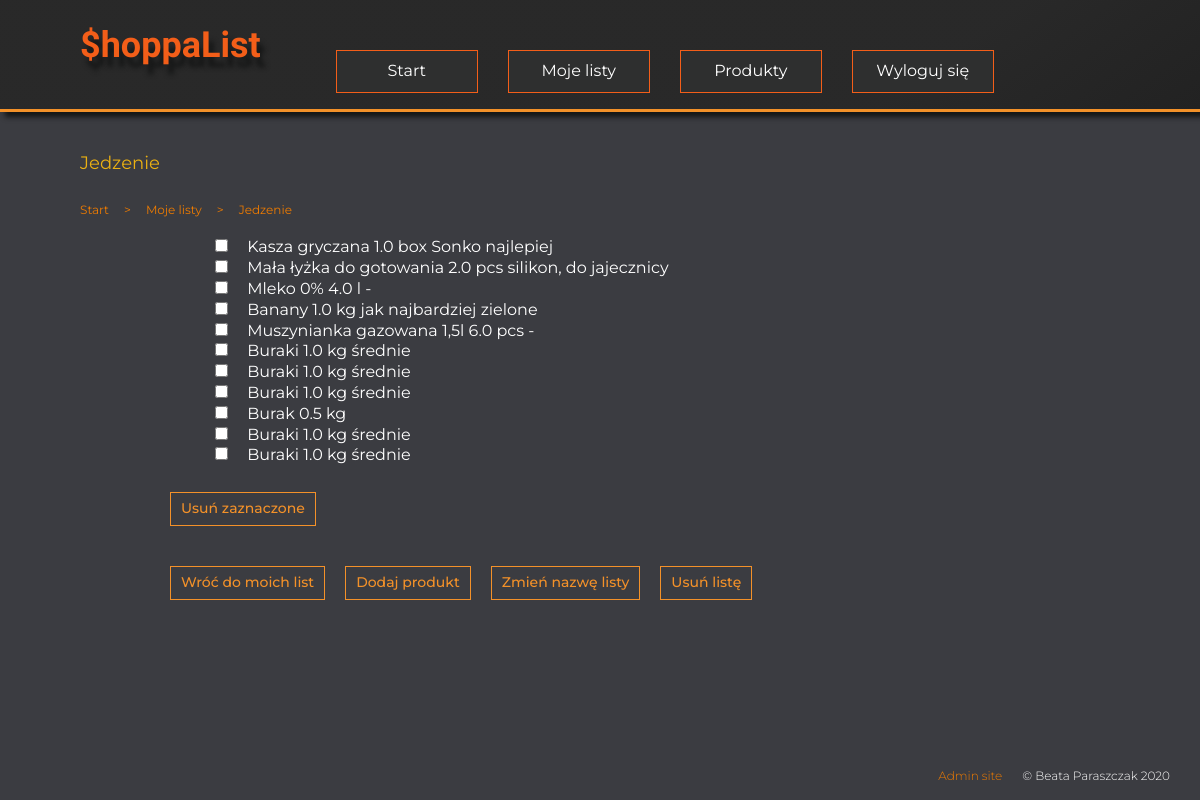
Page /categories/2/ (signed in) on the earlier database version.
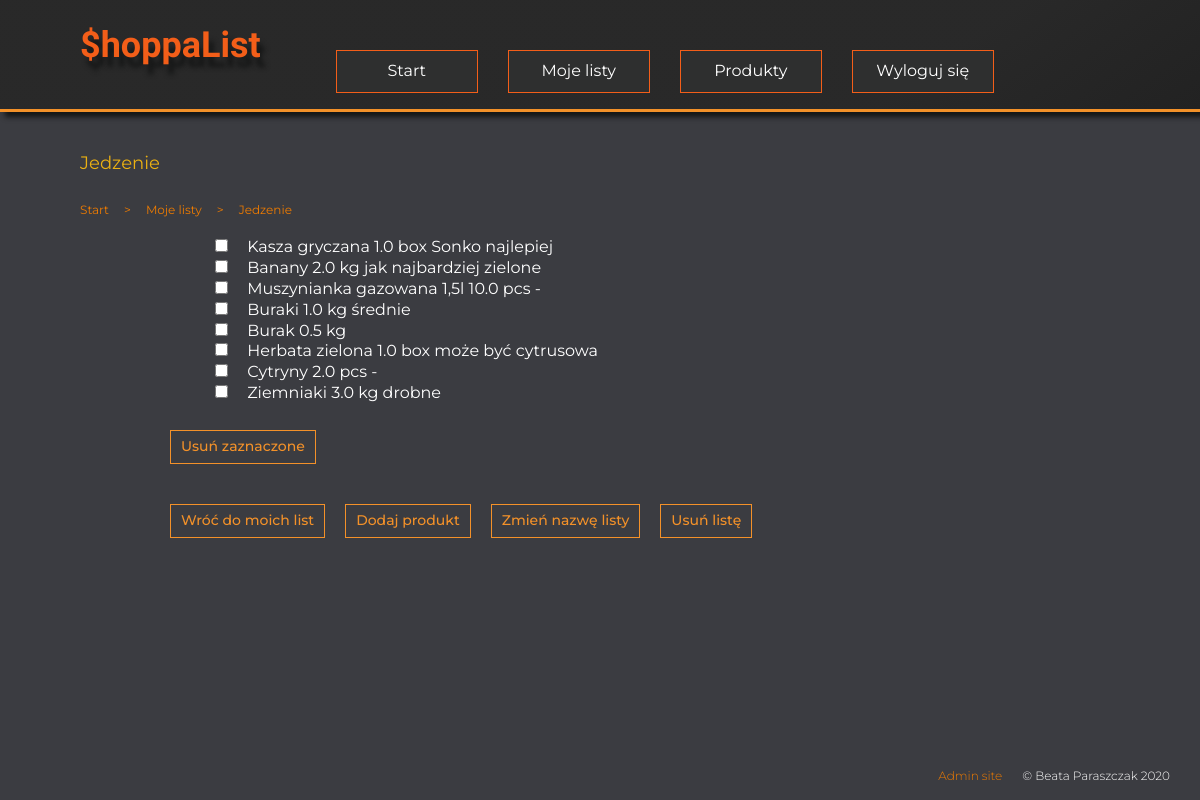
Same page on the later database version.
### shopping/models.py (models this page shows, shortened)
class Product(models.Model):
    UNITS = [
        ('pcs', 'szt.'),
        ('box', 'op.'),
        ('bottle', 'but.'),
        ('kg', 'kg'),
        ('dag', 'dag'),
        ('l', 'l'),
        ('cm', 'cm'),
        ('m', 'm'),
    ]
    name = models.CharField(max_length=50, verbose_name="Nazwa")
    amount = models.FloatField(blank=True, default=0, verbose_name="Ilość")
    unit = models.CharField(max_length=6, choices=UNITS, default='pcs', verbose_name="Jednostka") #tu rozwijana lista z jednostkami: pcs, kg, l, box, bottle, dag
    comment = models.CharField(max_length=100, blank=True, default='-', verbose_name="Uwagi")
    categories = models.ManyToManyField(
        'Category',
        through='Entry',
        through_fields=('product', 'category'),
        blank=True,
        verbose_name="Nazwa listy"
        )
    owner = models.ForeignKey(User, on_delete=models.PROTECT, blank=True, null=True, verbose_name="Prywatne")
    def __str__(self):
        return f"{self.name} {self.amount} {self.unit} {self.comment}"
    class Meta:
        verbose_name = 'Product'
        verbose_name_plural = 'Products'

### shopping/views.py (the view, shortened to what this page needs)
# urls.py: path('categories/<int:pk>/', views.CategoryDetails.as_view(), name="category"),
class CategoryDetails(FormMixin, DetailView, ProcessFormView):
    template_name = 'shopping/category.html'
    form_class = DeleteSelectedForm
    context_object_name = 'name'
    def get_context_data(self, **kwargs):
        context = super().get_context_data(**kwargs)
        context['title'] = '{0}'.format(self.object)
        return context
    def get_queryset(self):
        prefetch = Prefetch('product_set', queryset=Product.objects.filter(Q(owner=self.request.user) | Q(owner__isnull=True)))
        return Category.objects.prefetch_related(prefetch)

### shopping/forms.py
class DeleteSelectedForm(forms.Form):
    products = forms.ModelMultipleChoiceField(
                    widget = forms.CheckboxSelectMultiple,
                    queryset = Product.objects.all(),
    )

### shopping/models.py (called while the page is built)
    def __str__(self):
        return self.name

### shopping/templates/shopping/category.html (shortened to what this page needs)
{% extends "base.html" %}
{% block content %}
<ul class="breadcrumb">
    <li><a href="{% url 'index' %}">Start</a></li>
    <li>&gt</li>
    <li><a href="{% url 'categories' %}">Moje listy</a></li>
    <li>&gt</li>
    <li><a href="{% url 'category' pk=object.pk %}">{{ object }}</a></li>
</ul>
<form method="POST">
    <ul>
        {% for p in object.product_set.all %}
        <li><input type="checkbox" name="products" value="{{ p.pk }}">&nbsp;<a
                href="{% url 'product' pk=p.pk %}">{{ p }}</a>
        </li>
        {% endfor %}
    </ul>
    <input class="sub" type="submit" value="Usuń zaznaczone">
</form>
<ul class="buttons">
    <li><a class="sub" href="{% url 'categories' %}">Wróć do moich list</a></li>
    <li><a class="sub" href="{% url 'p_add' %}">Dodaj produkt</a></li>
    <li><a class="sub" href="{% url 'c_edit' pk=object.pk %}">Zmień nazwę listy</a></li>
    <li><a class="sub" href="{% url 'c_delete' pk=object.pk %}">Usuń listę</a></li>
</ul>
{% endblock %}

Differences in the rows shown:
removed Product: name+amount+unit "Mała łyżka do gotowania 2.0 pcs silikon, do jajecznicy"
removed Product: name+amount+unit "Mleko 0% 4.0 l -"
removed Product: name+amount+unit "Buraki 1.0 kg średnie"
removed Product: name+amount+unit "Buraki 1.0 kg średnie"
removed Product: name+amount+unit "Buraki 1.0 kg średnie"
removed Product: name+amount+unit "Buraki 1.0 kg średnie"
changed Product: name+amount+unit "Banany 1.0 kg jak najbardziej zielone" → "Banany 2.0 kg jak najbardziej zielone"
changed Product: name+amount+unit "Muszynianka gazowana 1,5l 6.0 pcs -" → "Muszynianka gazowana 1,5l 10.0 pcs -"
added Product: name+amount+unit "Herbata zielona 1.0 box może być cytrusowa"
added Product: name+amount+unit "Cytryny 2.0 pcs -"
added Product: name+amount+unit "Ziemniaki 3.0 kg drobne"
